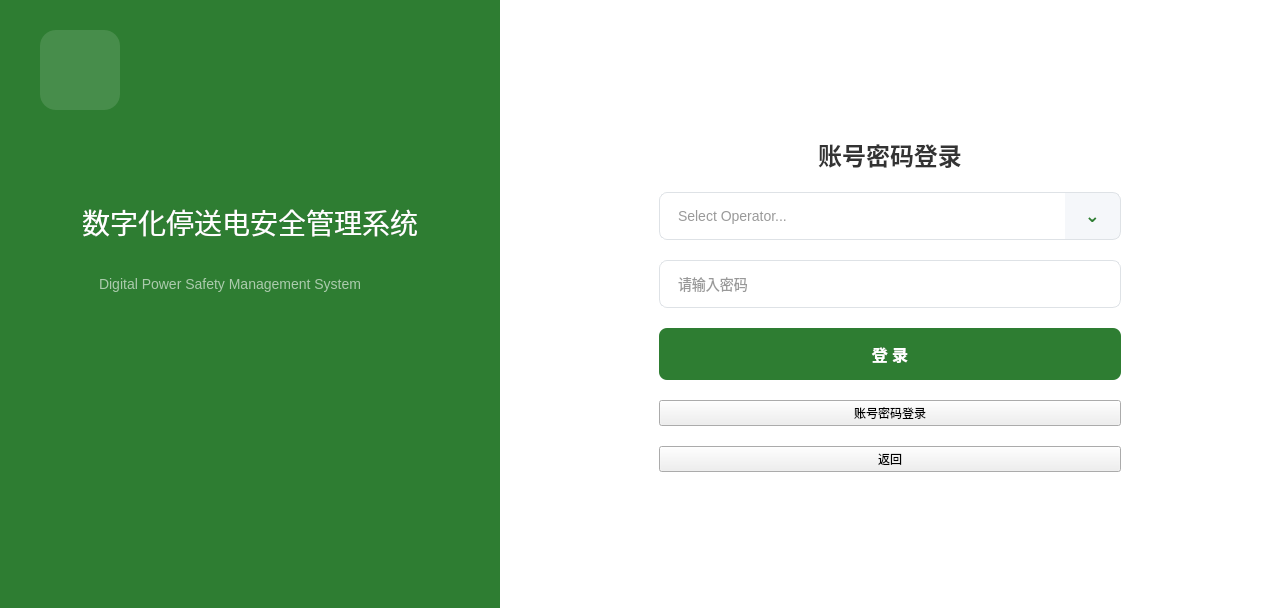
<?xml version="1.0" encoding="UTF-8"?>
<ui version="4.0">
 <class>LoginPage</class>
 <widget class="QWidget" name="LoginPage">
  <property name="geometry">
   <rect>
    <x>0</x>
    <y>0</y>
    <width>1280</width>
    <height>608</height>
   </rect>
  </property>
  <property name="styleSheet">
   <string notr="true">
#LoginPage { background-color: #F5F3EF; }
#leftPanel { background-color: #2E7D32; }
#brandIcon { background-color: rgba(255,255,255,0.125); border-radius: 16px; }
#brandTitle { color: #FFFFFF; font-size: 28px; font-weight: normal; }
#brandSubtitle { color: rgba(255,255,255,0.6); font-size: 14px; }
#rightPanel { background-color: #FFFFFF; }
#accountLoginTitle { color: #333333; font-size: 24px; font-weight: bold; }
#usernameEdit, #passwordEdit {
    background-color: #FFFFFF;
    border: 1px solid #DEE2E6;
    border-radius: 8px;
    padding: 12px 16px;
    font-size: 14px;
    color: #333333;
}
#usernameEdit {
    border-right: none;
    border-top-right-radius: 0;
    border-bottom-right-radius: 0;
}
#usernameEdit:focus, #passwordEdit:focus { border: 1px solid #DEE2E6; }
#selectAccountBtn {
    background-color: #F5F7FA;
    color: #2E7D32;
    font-size: 18px;
    font-weight: bold;
    border: 1px solid #DEE2E6;
    border-left: none;
    border-top-right-radius: 8px;
    border-bottom-right-radius: 8px;
    border-top-left-radius: 0;
    border-bottom-left-radius: 0;
    padding: 0;
}
#selectAccountBtn:hover { background-color: #E8F5E9; }
#selectAccountBtn:disabled { color: #9AA4AF; }
#loginBtn {
    background-color: #2E7D32;
    color: #FFFFFF;
    font-size: 16px;
    font-weight: bold;
    border: none;
    border-radius: 8px;
    padding: 14px;
}
#loginBtn:hover { background-color: #1B5E20; }
   </string>
  </property>
  <layout class="QHBoxLayout" name="mainLayout">
   <property name="spacing">
    <number>0</number>
   </property>
   <property name="leftMargin">
    <number>0</number>
   </property>
   <property name="topMargin">
    <number>0</number>
   </property>
   <property name="rightMargin">
    <number>0</number>
   </property>
   <property name="bottomMargin">
    <number>0</number>
   </property>
   <item>
    <widget class="QWidget" name="leftPanel" native="true">
     <property name="minimumSize">
      <size>
       <width>500</width>
       <height>0</height>
      </size>
     </property>
     <widget class="QFrame" name="brandIcon">
      <property name="geometry">
       <rect>
        <x>40</x>
        <y>30</y>
        <width>80</width>
        <height>80</height>
       </rect>
      </property>
     </widget>
     <widget class="QLabel" name="brandTitle">
      <property name="geometry">
       <rect>
        <x>60</x>
        <y>200</y>
        <width>380</width>
        <height>44</height>
       </rect>
      </property>
      <property name="text">
       <string>数字化停送电安全管理系统</string>
      </property>
      <property name="alignment">
       <set>Qt::AlignCenter</set>
      </property>
     </widget>
     <widget class="QLabel" name="brandSubtitle">
      <property name="geometry">
       <rect>
        <x>60</x>
        <y>270</y>
        <width>340</width>
        <height>28</height>
       </rect>
      </property>
      <property name="text">
       <string>Digital Power Safety Management System</string>
      </property>
      <property name="alignment">
       <set>Qt::AlignCenter</set>
      </property>
     </widget>
    </widget>
   </item>
   <item>
    <widget class="QWidget" name="rightPanel" native="true">
     <property name="minimumSize">
      <size>
       <width>600</width>
       <height>0</height>
      </size>
     </property>
     <layout class="QVBoxLayout" name="rightLayout">
      <property name="spacing">
       <number>0</number>
      </property>
      <property name="leftMargin">
       <number>60</number>
      </property>
      <property name="topMargin">
       <number>60</number>
      </property>
      <property name="rightMargin">
       <number>60</number>
      </property>
      <property name="bottomMargin">
       <number>60</number>
      </property>
      <item>
       <spacer name="topSpacer">
        <property name="orientation">
         <enum>Qt::Vertical</enum>
        </property>
        <property name="sizeHint" stdset="0">
         <size>
          <width>0</width>
          <height>0</height>
         </size>
        </property>
       </spacer>
      </item>
      <item>
       <layout class="QHBoxLayout" name="centerRowLayout">
        <item>
         <widget class="QWidget" name="loginCard" native="true">
          <property name="maximumSize">
           <size>
            <width>480</width>
            <height>16777215</height>
           </size>
          </property>
          <layout class="QVBoxLayout" name="loginCardLayout">
           <property name="spacing">
            <number>20</number>
           </property>
           <item>
            <widget class="QLabel" name="accountLoginTitle">
             <property name="text">
              <string>账号密码登录</string>
             </property>
             <property name="alignment">
              <set>Qt::AlignCenter</set>
             </property>
            </widget>
           </item>
           <item>
            <layout class="QHBoxLayout" name="usernameRowLayout">
             <property name="spacing">
              <number>0</number>
             </property>
             <item>
              <widget class="QLineEdit" name="usernameEdit">
               <property name="minimumSize">
                <size>
                 <width>0</width>
                 <height>48</height>
                </size>
               </property>
               <property name="placeholderText">
                <string>Select Operator...</string>
               </property>
              </widget>
             </item>
             <item>
              <widget class="QPushButton" name="selectAccountBtn">
               <property name="minimumSize">
                <size>
                 <width>56</width>
                 <height>48</height>
                </size>
               </property>
               <property name="text">
                <string>⌄</string>
               </property>
              </widget>
             </item>
            </layout>
           </item>
           <item>
            <widget class="QLineEdit" name="passwordEdit">
             <property name="minimumSize">
              <size>
               <width>0</width>
               <height>48</height>
              </size>
             </property>
             <property name="echoMode">
              <enum>QLineEdit::Password</enum>
             </property>
             <property name="placeholderText">
              <string>请输入密码</string>
             </property>
            </widget>
           </item>
           <item>
            <widget class="QPushButton" name="loginBtn">
             <property name="minimumSize">
              <size>
               <width>0</width>
               <height>48</height>
              </size>
             </property>
             <property name="text">
              <string>登 录</string>
             </property>
            </widget>
           </item>
           <item>
            <widget class="QPushButton" name="accountLoginBtn">
             <property name="visible">
              <bool>false</bool>
             </property>
             <property name="text">
              <string>账号密码登录</string>
             </property>
            </widget>
           </item>
           <item>
            <widget class="QPushButton" name="backBtn">
             <property name="visible">
              <bool>false</bool>
             </property>
             <property name="text">
              <string>返回</string>
             </property>
            </widget>
           </item>
          </layout>
         </widget>
        </item>
       </layout>
      </item>
      <item>
       <spacer name="bottomSpacer">
        <property name="orientation">
         <enum>Qt::Vertical</enum>
        </property>
        <property name="sizeHint" stdset="0">
         <size>
          <width>0</width>
          <height>0</height>
         </size>
        </property>
       </spacer>
      </item>
     </layout>
    </widget>
   </item>
  </layout>
 </widget>
 <resources/>
 <connections/>
</ui>
